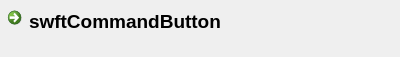
<?xml version="1.0" encoding="UTF-8"?>
<ui version="4.0">
 <class>swftCommandButton</class>
 <widget class="QWidget" name="swftCommandButton">
  <property name="geometry">
   <rect>
    <x>0</x>
    <y>0</y>
    <width>400</width>
    <height>57</height>
   </rect>
  </property>
  <property name="sizePolicy">
   <sizepolicy hsizetype="Minimum" vsizetype="Minimum">
    <horstretch>0</horstretch>
    <verstretch>0</verstretch>
   </sizepolicy>
  </property>
  <property name="windowTitle">
   <string>Form</string>
  </property>
  <layout class="QGridLayout" name="gridLayout">
   <property name="margin">
    <number>0</number>
   </property>
   <item row="0" column="0">
    <widget class="QCommandLinkButton" name="commandLinkButton">
     <property name="font">
      <font>
       <family>Helvetica Neue</family>
       <pointsize>14</pointsize>
      </font>
     </property>
     <property name="text">
      <string>swftCommandButton</string>
     </property>
     <property name="icon">
      <iconset resource="../../../../app-swft-build/SwFT_generated.qrc">
       <normaloff>:/SwFT/SplashImage.img</normaloff>:/SwFT/SplashImage.img</iconset>
     </property>
     <property name="iconSize">
      <size>
       <width>48</width>
       <height>48</height>
      </size>
     </property>
    </widget>
   </item>
  </layout>
 </widget>
 <resources>
  <include location="../../../../app-swft-build/SwFT_generated.qrc"/>
 </resources>
 <connections/>
</ui>
